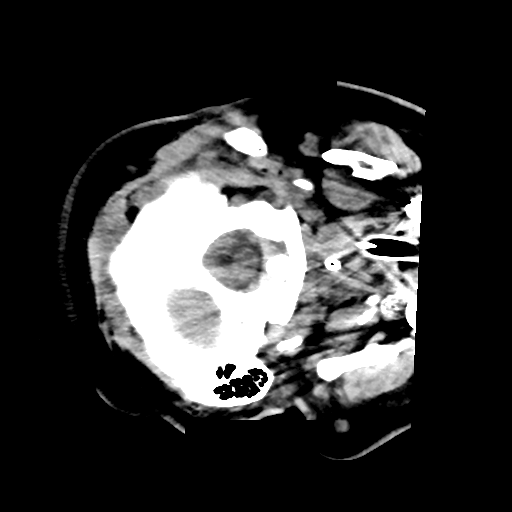
#> input picture 01_slice0009.png, 512 x 512 px, given as the content of the folder ah ve Kaymadan Arındırılmış Veri Seti/SiyahVeKaymaTemizBrain, which was not available
$ python split_raw_data.py
#> lines starting #> are read from the running program, lines starting #| are printed output that depends on the picture; after the words box and inside, x2 and y2 are one past the last pixel; in counts of white or black regions, pixels touching at a corner belong together; pictures that were not available may be replaced by others from this repository, and a replacement may not be noted
#> in batch_process, img is the input picture: shape (512, 512); min 0, max 255, mean 52.7
import cv2
import numpy as np
import time
from pathlib import Path

# ---------------- MAKALE PARAMETRELERİ ----------------
BINARY_THRES = 220
KERNEL_SIZE = 20
MIN_AREA = 500
BETA = 10
GAMMA = 240
# ------------------------------------------------------


def threscontct_tbi(img):
    if img is None:
        return None

    # 1. Thresholding (α = 220)
    _, skull_thresh = cv2.threshold(img, BINARY_THRES, 255, cv2.THRESH_BINARY)
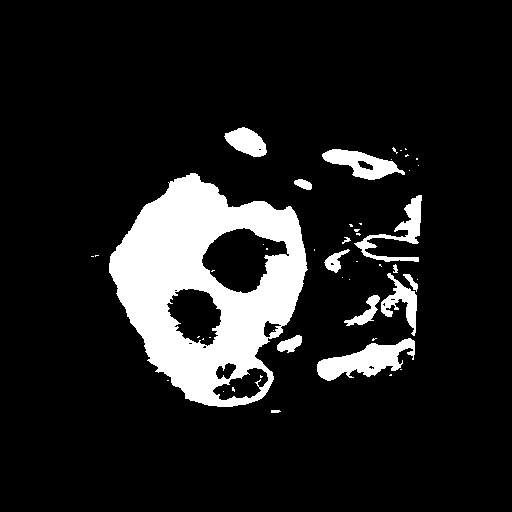
#> skull_thresh: shape (512, 512); 12.3% white; 48 white regions (34 under 20 px), largest, box (x1, y1, x2, y2) and area: (109, 173, 308, 407) 24691, (317, 338, 415, 381) 2052, (322, 149, 405, 180) 1250

    # 2. Morphological Closing (20x20, ellipse)
    kernel = cv2.getStructuringElement(
        cv2.MORPH_ELLIPSE, (KERNEL_SIZE, KERNEL_SIZE)
    )
    skull_closed = cv2.morphologyEx(
        skull_thresh, cv2.MORPH_CLOSE, kernel
    )
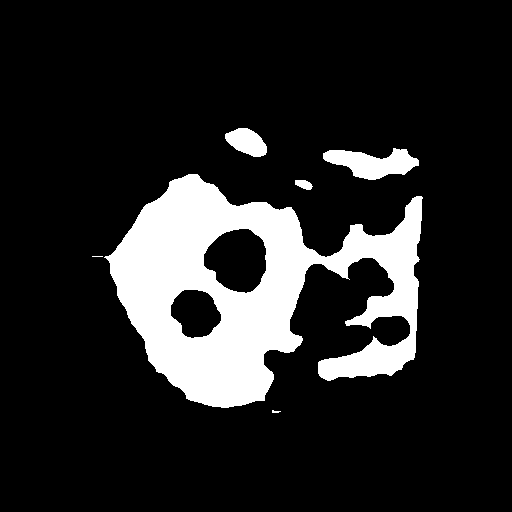
#> skull_closed: shape (512, 512); 14.8% white; 6 white regions (2 under 20 px)

    # 3. Contour Filtering (A > 500)
    contours, _ = cv2.findContours(
        skull_closed, cv2.RETR_EXTERNAL, cv2.CHAIN_APPROX_SIMPLE
    )
#> contours = 6 contours, 2 with area under 20; largest, box (x1, y1, x2, y2) and area: (104, 174, 423, 408) 40082, (323, 148, 419, 180) 1698, (225, 128, 267, 157) 766, (295, 180, 313, 190) 105

    skull_mask = np.zeros_like(img, dtype=np.uint8)

    for cnt in contours:
        if cv2.contourArea(cnt) > MIN_AREA:
            cv2.drawContours(
                skull_mask, [cnt], -1, color=255, thickness=-1
            )
#> this loop made 6 passes
#> cnt on pass 2: [[92, 256], [102, 256]]
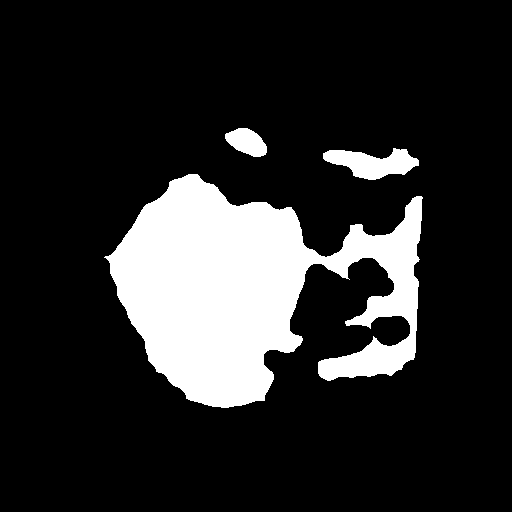
#> skull_mask: shape (512, 512); 16.6% white; 3 white regions, box (x1, y1, x2, y2) and area: (104, 174, 423, 408) 40797, (323, 148, 419, 180) 1805, (225, 128, 267, 157) 816

    # 4. Distance Transform (β = 10)
    binary_skull = (skull_mask > 0).astype(np.uint8)
    dist_transform = cv2.distanceTransform(
        binary_skull, cv2.DIST_L2, 5
    )
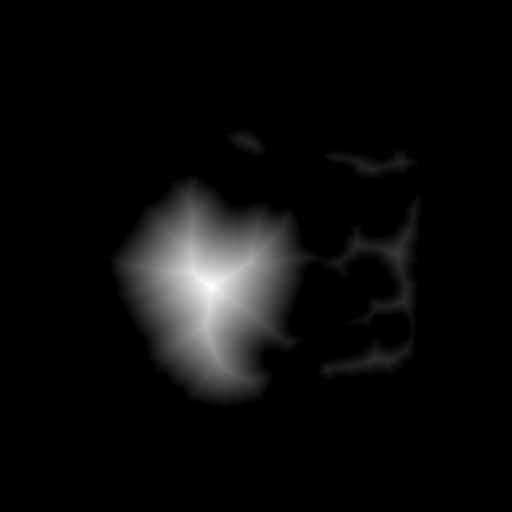
#> dist_transform: shape (512, 512) float32; min 0, max 85.5, mean 3.9; drawn with min black and max white

    _, dist_mask = cv2.threshold(
        dist_transform, BETA, 255, cv2.THRESH_BINARY
    )
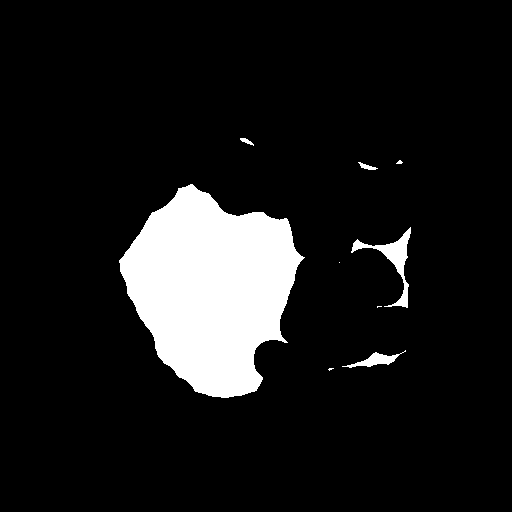
#> dist_mask: shape (512, 512) float32; 10.3% white; 9 white regions (4 under 20 px), largest, box (x1, y1, x2, y2) and area: (119, 184, 305, 398) 25512, (351, 227, 411, 308) 1027, (342, 350, 406, 368) 375, (358, 162, 378, 170) 70, (240, 138, 254, 146) 49
    final_mask = dist_mask.astype(np.uint8)

    # 5. Final Masking
    skull_stripped = cv2.bitwise_and(
        img, img, mask=final_mask
    )
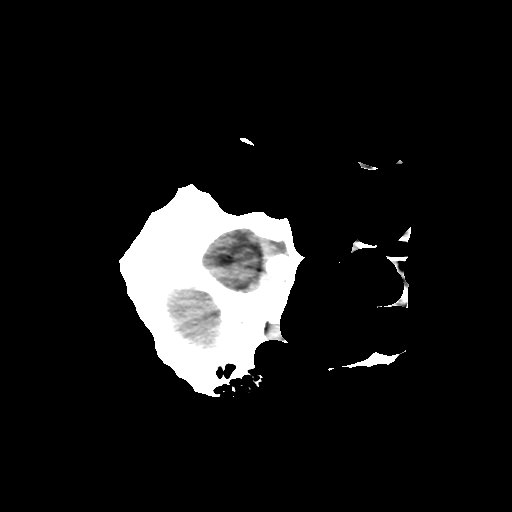
#> skull_stripped: shape (512, 512); min 0, max 255, mean 22.7

    # 6. Gamma Cleaning (γ = 240)
    skull_stripped[skull_stripped > GAMMA] = 0
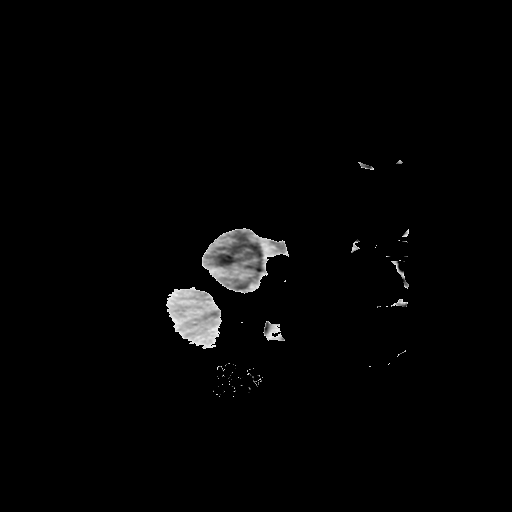
#> skull_stripped: shape (512, 512); 7.3% of pixels changed, all inside (x1, y1, x2, y2) = (119, 138, 411, 397)

    return skull_stripped


def batch_process():
    # === SENİN VERDİĞİN DOSYA YOLLARI ===
    input_dir = Path(r"C:\Users\Yusuf Soylu\Desktop\GPT Sil Baştan\Eren Sİyah ve Kaymadan Arındırılmış Veri Seti\SiyahVeKaymaTemizBrain")
    output_dir = Path(r"C:\Users\Yusuf Soylu\Desktop\GPT Sil Baştan\Eren Sİyah ve Kaymadan Arındırılmış Veri Seti\SiyahVeKaymaTemizBrain_Algoritma_Cikti")
    # ===================================

    output_dir.mkdir(parents=True, exist_ok=True)

    image_files = sorted(input_dir.glob("*.png"))
    total = len(image_files)

    if total == 0:
        print("❌ Girdi klasöründe görüntü yok.")
        return

    print(f"▶ Başlıyor: {total} görüntü işlenecek")
    print(f"▶ Çıktı klasörü: {output_dir}")
    print("-" * 50)

    start_time = time.time()
    success = 0
    fail = 0

    for i, img_path in enumerate(image_files, start=1):
        try:
            img = cv2.imread(str(img_path), cv2.IMREAD_GRAYSCALE)
            result = threscontct_tbi(img)

            if result is not None:
                save_path = output_dir / img_path.name
                cv2.imwrite(str(save_path), result)
                success += 1
            else:
                fail += 1

        except Exception as e:
            print(f"Hata ({img_path.name}): {e}")
            fail += 1

        if i % 100 == 0 or i == total:
            print(f"İlerleme: {i}/{total}")

    end_time = time.time()
    duration = end_time - start_time

    print("-" * 50)
    print("✅ İŞLEM TAMAMLANDI")
    print(f"Başarılı : {success}")
    print(f"Hatalı   : {fail}")
    print(f"Toplam süre : {duration:.2f} sn")
    print(f"Ortalama / görüntü : {duration/total:.4f} sn")
    print("📌 Makalede bildirilen ortalama: ~0.62 sn / görüntü")


if __name__ == "__main__":
    batch_process()
